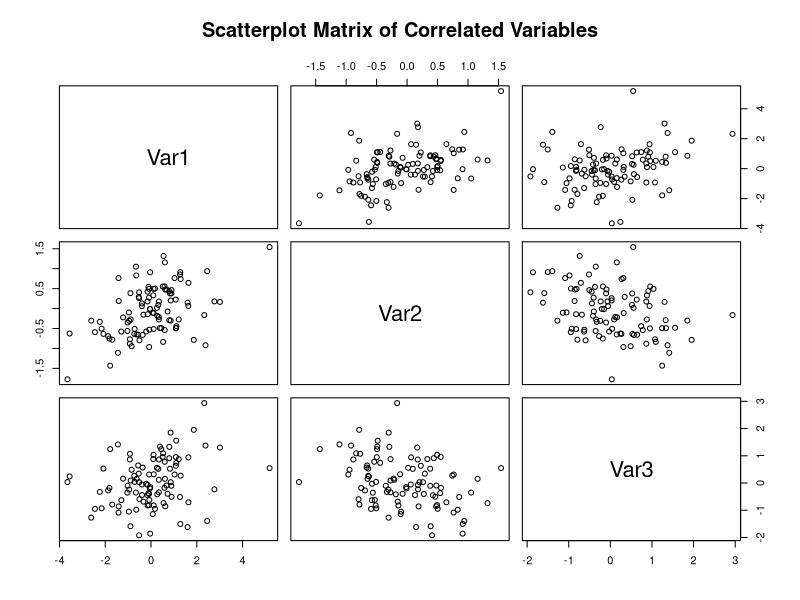

The R source for this figure:
rm(list=ls())
set.seed(1988)

# Define the target correlation matrix
cor_matrix <- matrix(c(
  1.0, 0.8, 0.5,
  0.8, 1.0, 0.3,
  0.5, 0.3, 1.0
), nrow = 3, byrow = TRUE)

# Cholesky decomposition
L <- chol(cor_matrix)

# Generate independent standard normal variables
n <- 100  # Number of observations
p <- 3    # Number of variables
independent_vars <- matrix(rnorm(n * p), nrow = n, ncol = p)

# Transform to correlated variables
correlated_vars <- independent_vars %*% t(L)

# Convert to a data frame for convenience
correlated_data <- as.data.frame(correlated_vars)
colnames(correlated_data) <- c("Var1", "Var2", "Var3")

# Verify the correlation structure
print(cor(correlated_data))

# Visualize the results
pairs(correlated_data, main = "Scatterplot Matrix of Correlated Variables")